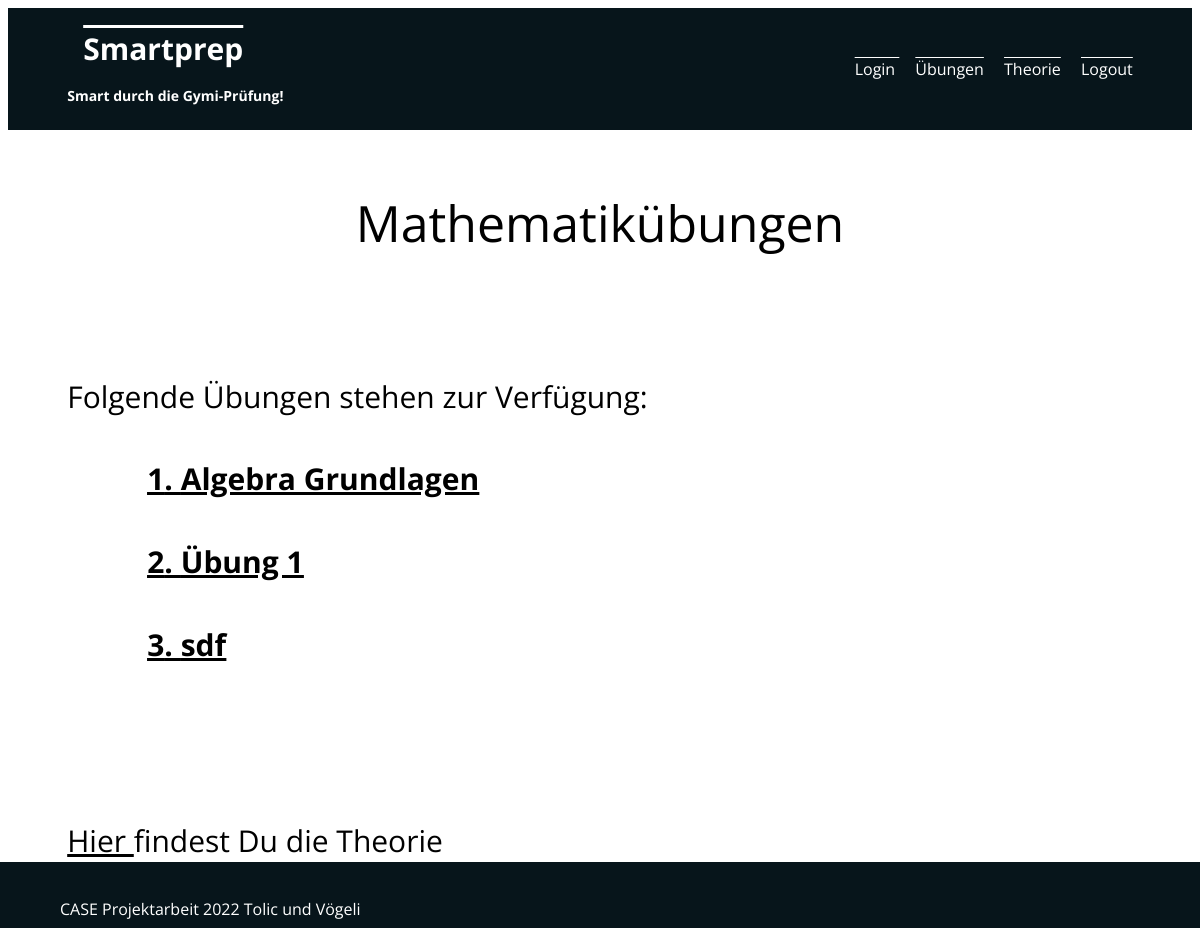
/math/ (signed in), run on an earlier commit of the app's database.
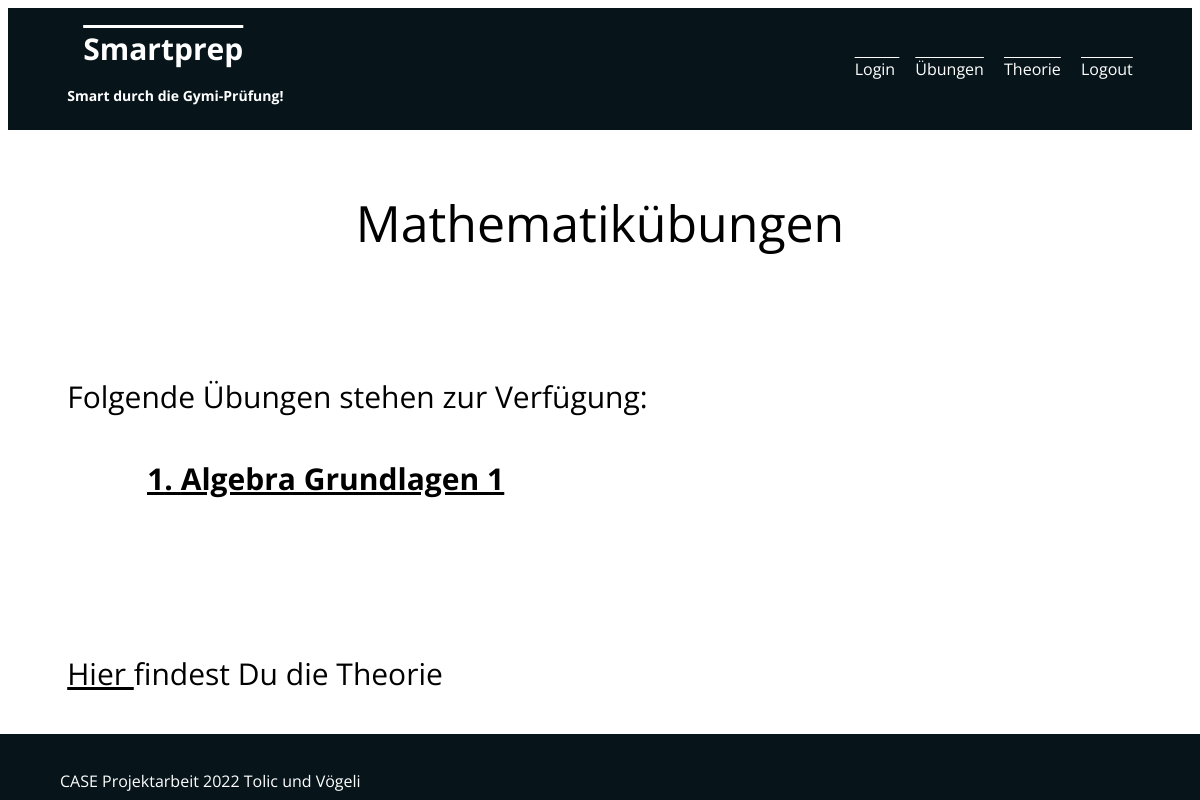
And on a later commit of the database.
### prep/models.py (models this page shows, shortened)
class Uebung(models.Model):
    id = models.IntegerField(unique=True, primary_key=True)
    slug = models.SlugField(unique=True)
    titel = models.CharField(max_length=100)
    fach = models.TextField()
    thema = models.ForeignKey(Thema, on_delete=models.SET_NULL, null=True)
    frage = models.TextField(max_length=200)
    antwort = models.TextField()
    username = models.ManyToManyField(User, blank=True, null=True)

### prep/views.py (the view)
# urls.py: path('math/', views.math, name='math'), #our-domain.com/math
def math(request):
    uebung = Uebung.objects.all()
    if request.user.is_authenticated:
        return render(request, 'prep/math.html', {
        'uebung':uebung
    })
    else:
        return render(request, 'registration/notloggedin.html', {
    })

### prep/templates/prep/math.html (shortened to what this page needs)
{% extends 'prep/base/base.html' %}
{% load static %}
{% block site_css %}
  <link rel="stylesheet" href="{% static 'prep/styles/math.css' %}">
{% endblock %}
{% block main_content %}
<div class="text-container">Mathematikübungen</div>
{% endblock %}
{% block second_content %}
<div class = "text-third">Folgende Übungen stehen zur Verfügung:</div>
  <ol class= "uebung-list">
      {% for uebung_item in uebung %}
      {% include 'prep/includes/uebung-item.html' with id=uebung_item.id titel=uebung_item.titel slug=uebung_item.slug %}
      {% endfor %}
  </ol>
{% endblock %}
{% block third_content %}
<div class="change-text">
  <div><a href="{% url 'theorie' %}"class="btn-theorie">Hier </a>findest Du die Theorie</div>
</div>
{% endblock %}

### prep/templates/prep/includes/uebung-item.html
<ul class= "uebung-item">
    <article>
      <div class="uebung-summary">
        <h3><a href="{% url 'uebung' slug %}" class="uebung-list">{{ id }}. {{ titel }}</a></h3>
      </div>
    </article>
</ul>

What changed in the data, as far as the page shows it:
removed Uebung: id "2", titel "Übung 1"
removed Uebung: id "3", titel "sdf"
changed Uebung: titel "Algebra Grundlagen" → "Algebra Grundlagen 1"
